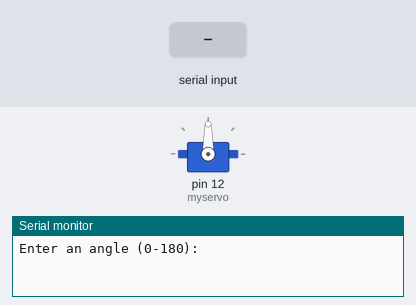
The sketch below on a simulated Arduino Uno, built with avr-gcc and run on an emulated ATmega328P. Shown: servo, the last lines printed to the serial monitor. The test bench sets the inputs (shaded band).

Above: at 1.2 s.
1.3 s: "90,45\n" received over Serial
At 2.5 s:
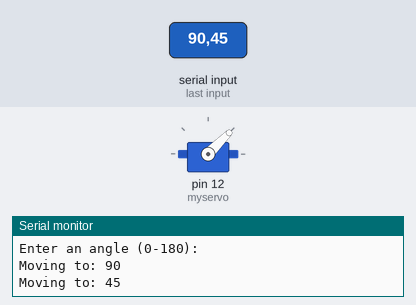
2.8 s: "30,150\n" received over Serial
At 3.7 s:
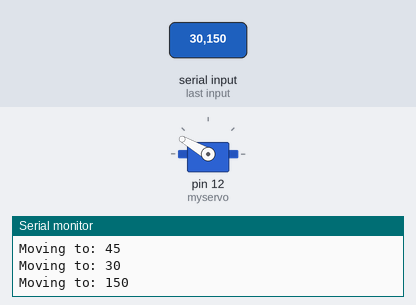
4.3 s: "5\n" received over Serial
At 4.7 s:
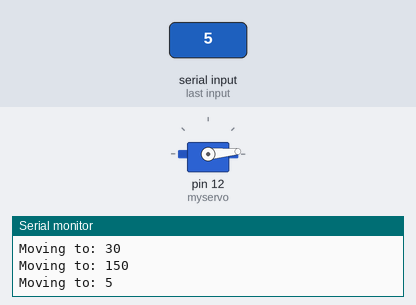
5.8 s: "200\n" received over Serial
At 7.0 s:
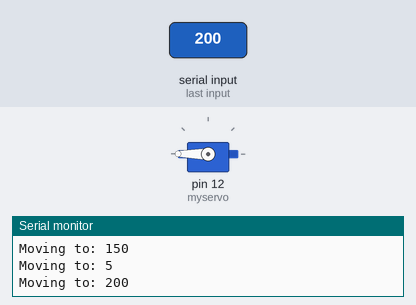
7.3 s: "90\n" received over Serial
At 8.2 s:
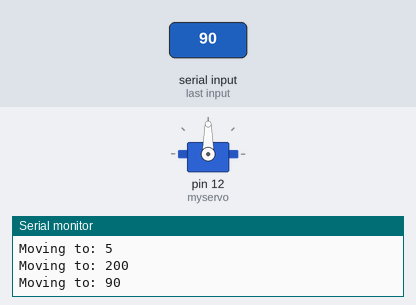
Timing chart, 0 to 9.8 s (numbered marks = the images above; inputs shaded):
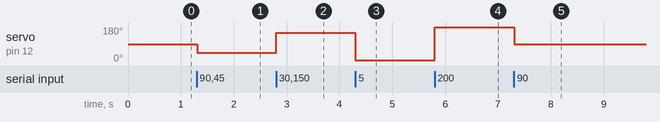

Measured:
- after the input at 1.3 s, servo on pin 12 (myservo): 90° → 45° at once
- after the input at 2.8 s, servo on pin 12 (myservo): 45° → 150° at once
- after the input at 4.3 s, servo on pin 12 (myservo): 150° → 5° at once
- after the input at 5.8 s, servo on pin 12 (myservo): 5° → 180° at once
- after the input at 7.3 s, servo on pin 12 (myservo): 180° → 90° at once

The sketch:

PWMServoTest.ino
```cpp
#include <PWMServo.h>

PWMServo myservo;
int pos = 0;

void setup() {
  myservo.attach(12);
  Serial.begin(9600);
  Serial.println("Enter an angle (0-180):");
}

void loop() {
  if (Serial.available() > 0) {
    int angle = Serial.parseInt();

    // Flush any leftover characters (newline, carriage return, etc.)
    while (Serial.available() > 0) Serial.read();

      myservo.write(angle);
      Serial.print("Moving to: ");
      Serial.println(angle);

  }
}
```
